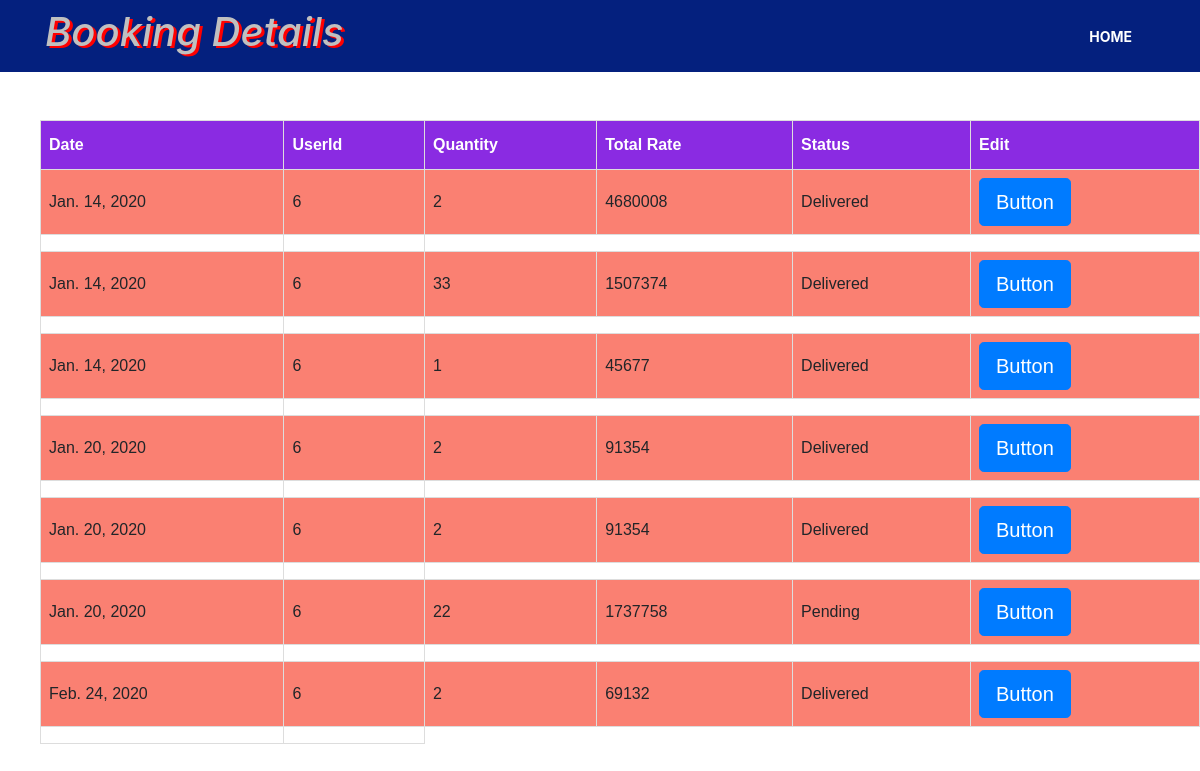
Page /user4 on the committed database.
### c1/models.py (models this page shows)
class book10(models.Model):
    usr = models.IntegerField()
    date = models.CharField(max_length=20)
    quantity = models.IntegerField()
    totalprice = models.IntegerField()
    status = models.IntegerField(default=0)

### c1/views.py (the view)
# urls.py: path('user4',views.user4,name='user4'),
def user4(request):
    userlist = book10.objects.all()
    return render(request, 'viewadminbookingdetails.html', {'user': userlist})

### templates/viewadminbookingdetails.html (shortened to what this page needs)
<!DOCTYPE html>
<html lang="en">
<head>
  <link rel="stylesheet" href="https://maxcdn.bootstrapcdn.com/bootstrap/4.4.1/css/bootstrap.min.css">
    <link rel="stylesheet" type="text/css" href="https://cdnjs.cloudflare.com/ajax/libs/twitter-bootstrap/4.0.0-alpha.4/css/bootstrap.min.css"
</head>
<body>
<nav class="navbar navbar-expand-lg navbar-dark bg-dark">
    <div class="container">
         <marquee behavior="slide" direction="left"><h1><i>Booking Details</i></h1></marquee>
        <div class="col-auto">
            <div class="collapse navbar-collapse" id="navbarSupportedContent">
                <ul class="navbar-nav mr-auto">
                    <li class="nav-item active">
                        <a class="nav-link" href="adminlogout1">Home <span class="sr-only">(current)</span></a>
                    </li>
                </ul>
            </div>
        </div>
    </div>
</nav>
<br>
<br>
{% if user %}
<ol>
        <table id="customers">
                    <tr>
                        <th>Date</th>
                        <th>UserId</th>
                        <th>Quantity</th>
                        <th>Total Rate</th>
                         <th>Status</th>
                             <th>Edit</th>
                    </tr>
        {% for e in user %}
             <form action="userdel" method="POST">
                        <tr>
                                <td>{{e.date}}</td>
                                <td>{{e.usr}}</td>
                                <td>{{e.quantity}}</td>
                                <td>{{e.totalprice}}</td>
                            {% if e.status == 0 %}
                            <td>Pending</td>
                            {% else %}
                             <td>Delivered</td>
                            {% endif %}
                            <td><button type="submit" class="btn btn-lg btn-primary"  value="{{e.id}}" name="btn">Button</button></td>
                        </tr>
<td></td>
 <td>{{error}}</td>
      {% endfor %}
     </table>
</ol>
{% endif %}
</body>
</html>

### templates/viewadminbookingdetails.html (style rules this page uses)
.bg-dark { background-color:#04207e !important; }
.navbar-dark .navbar-nav .nav-link { font-weight:700; font-size:14px; text-transform:uppercase; }
h1 { color: silver; text-shadow: 3px 2px red; }
#customers { font-family: "Trebuchet MS", Arial, Helvetica, sans-serif; border-collapse: collapse; width: 100%; }
#customers td, #customers th { border: 1px solid #ddd; padding: 8px; }
#customers tr:nth-child(even) { background-color: #FA8072; }
#customers th { padding-top: 12px; padding-bottom: 12px; text-align: left; background-color: #8A2BE2; color: white; }

### rows in the picture
book10: date "Jan. 14, 2020", usr "6", quantity "2", totalprice "4680008", status "Delivered"
book10: date "Jan. 14, 2020", usr "6", quantity "33", totalprice "1507374", status "Delivered", {{ e.id }} 3 (drawn)
book10: date "Jan. 14, 2020", usr "6", quantity "1", totalprice "45677", status "Delivered", {{ e.id }} 4 (drawn)
book10: date "Jan. 20, 2020", usr "6", quantity "2", totalprice "91354", status "Delivered", {{ e.id }} 16 (drawn)
book10: date "Jan. 20, 2020", usr "6", quantity "2", totalprice "91354", status "Delivered", {{ e.id }} 17 (drawn)
book10: date "Jan. 20, 2020", usr "6", quantity "22", totalprice "1737758", status "Pending", {{ e.id }} 18 (drawn)
book10: date "Feb. 24, 2020", usr "6", quantity "2", totalprice "69132", status "Delivered", {{ e.id }} 19 (drawn)
